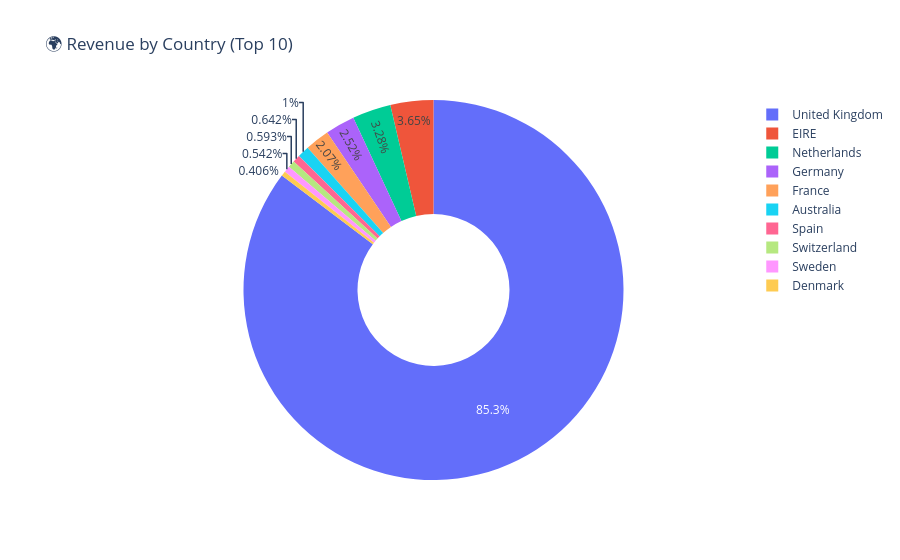

Source (notebook cell):
### Code cell
query_country = """
SELECT 
    "Country",
    ROUND(SUM("TotalAmount")::numeric, 2) AS revenue
FROM retail_transactions
GROUP BY "Country"
ORDER BY revenue DESC
LIMIT 10;
"""

df_country = run_query(query_country)

fig = px.pie(
    df_country, 
    values='revenue', 
    names='Country',
    title='🌍 Revenue by Country (Top 10)',
    hole=0.4
)
fig.show()

### Figure 1 — Plotly figure (JSON) as saved in the notebook; plotly's stock layout.template omitted (floating-point values rounded to 4 significant figures)
{"data": [{"domain": {"x": [0, 1], "y": [0, 1]}, "hole": 0.4, "hovertemplate": "Country=%{label}<br>revenue=%{value}<extra></extra>", "labels": ["United Kingdom", "EIRE", "Netherlands", "Germany", "France", "Australia", "Spain", "Switzerland", "Sweden", "Denmark"], "legendgroup": "", "name": "", "showlegend": true, "type": "pie", "values": [14390000.0, 616600.0, 554000.0, 425000.0, 348800.0, 169300.0, 108300.0, 100100.0, 91520.0, 68580.0]}], "layout": {"legend": {"tracegroupgap": 0}, "title": {"text": "🌍 Revenue by Country (Top 10)"}}}
